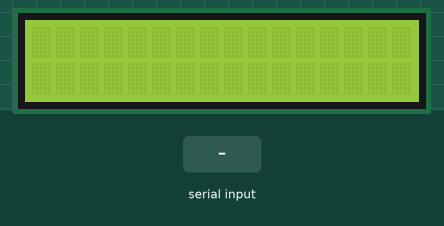
Recording of a sketch running on a simulated Arduino Uno, built with avr-gcc and run on an emulated ATmega328P. Shown: 16×2 character LCD. The test bench sets the inputs (shaded band).

Above: at 1.2 s.
1.3 s: "1" received over Serial
At 2.1 s:
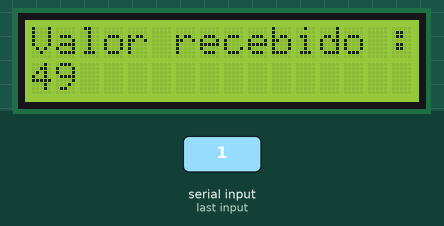
2.8 s: "0" received over Serial
4.3 s: "2" received over Serial
At 5.5 s:
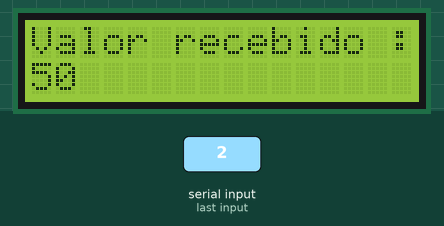
Timing chart, 0 to 7.3 s (numbered marks = the images above; inputs shaded):
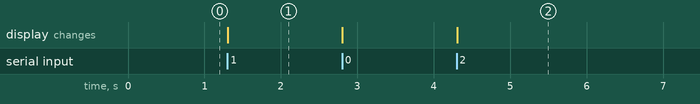

Measured:
- after the input at 1.3 s, the display: changes at once (image 1)
- after the input at 4.3 s, the display: changes at once (image 2)

The sketch:

receptor.ino
```cpp
// Receptor
//Carrega a biblioteca LiquidCrystal
#include <LiquidCrystal.h>

//Define os pinos que serão utilizados para ligação ao display
LiquidCrystal lcd(12, 11, 5, 4, 3, 2);

void setup()
{
  Serial.begin(9600);
  //Define o número de colunas e linhas do LCD
  lcd.begin(16, 2);
}

void loop()
{
  if(Serial.available() > 0){
    lcd.clear();
    lcd.setCursor(0,0);
    lcd.print("Valor recebido : ");
    lcd.setCursor(0,1);
    lcd.print(Serial.read());
    delay(1000);

  }
}
```
